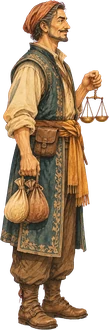
#> input picture games/autelia/assets/char/npc_spicer.webp, 109 x 330 px
$ python combat_sheet.py ../../games/autelia/assets/char/npc_spicer.webp ../../games/autelia/assets/char/baker.webp 1.0
#> lines starting #> are read from the running program, lines starting #| are printed output that depends on the picture
### tools/art/magenta.py
"""마젠타(#FF00FF) 배경 제거 + 초상화/전신/몬스터 규격 변환 (GPT 그림 -> 게임 에셋)"""
import numpy as np
from PIL import Image, ImageFilter

def key(img):
    a = np.asarray(img.convert("RGB")).astype(np.float32)
    r, g, b = a[..., 0], a[..., 1], a[..., 2]
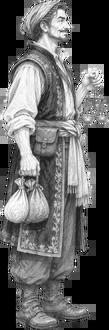
#> r: shape (330, 109) float32; min 0, max 255, mean 98.3
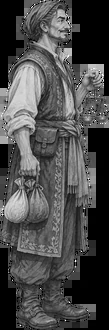
#> g: shape (330, 109) float32; min 0, max 255, mean 74.5
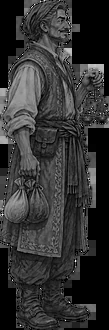
#> b: shape (330, 109) float32; min 0, max 255, mean 50.6
    m = np.minimum(r, b) - g                    # 마젠타 정도
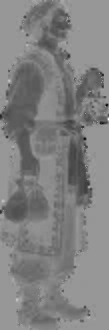
#> m: shape (330, 109) float32; min -162, max 110, mean -24.1; drawn with min black and max white
    alpha = 1 - np.clip((m - 50) / 90, 0, 1)    # 50 이하 완전 불투명 · 140 이상 투명
    # 가장자리 번짐 제거(despill): 남은 R/B 초과분을 G 기준으로 눌러줌
    spill = np.clip(np.minimum(r, b) - g, 0, None) * (alpha < 0.999) * 0.9
    r2 = r - spill * (r >= b); b2 = b - spill * (b > r)
    r2 = np.where(alpha < 0.999, np.minimum(r2, np.maximum(g * 1.15, g + 8)), r2)
    b2 = np.where(alpha < 0.999, np.minimum(b2, np.maximum(g * 1.15, g + 8)), b2)
    # 전체 보라 번짐(머리카락 끝 등) 약하게 제거
    m2 = np.clip(np.minimum(r2, b2) - g - 6, 0, None) * 0.85
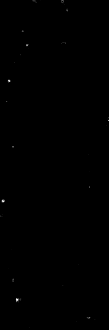
#> m2: shape (330, 109) float32; min 0, max 36.55, mean 0; drawn with min black and max white
    r2 = r2 - m2; b2 = b2 - m2
    out = np.dstack([r2, g, b2, alpha * 255]).clip(0, 255).astype(np.uint8)
    im = Image.fromarray(out, "RGBA")
    # 작은 구멍·잔점 정리: 알파 약간 수축 후 부드럽게
    al = im.getchannel("A").filter(ImageFilter.MinFilter(3)).filter(ImageFilter.GaussianBlur(0.7))
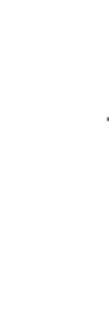
#> al: PIL image 109x330 L; min 90, max 255, mean 255
    im.putalpha(al)
    return im

# [25 lines left out: functions bbox_crop, portrait, sprite, not called in this run]

### tools/art/combat_sheet.py
"""전투 동작 시트(6칸) -> 게임용 가로 시트. 사용: python3 combat_sheet.py 원본.png 출력.webp"""
import sys, numpy as np
from PIL import Image
sys.path.insert(0, __file__.rsplit('/', 1)[0])
from magenta import key
src, out = sys.argv[1], sys.argv[2]
SCALE = float(sys.argv[3]) if len(sys.argv) > 3 else 0.82
im = key(Image.open(src)); W, H = im.size; cw0 = W / 6
#> after `W, H = im.size`: W = 109; H = 330
#> after `cw0 = W / 6`: cw0 = 18.17
frames = []
from scipy import ndimage as ndi
A = np.array(im.getchannel("A")) > 40
#> A: shape (330, 109) bool; every value is 1
lab, n = ndi.label(ndi.binary_dilation(A, iterations=4))
#> lab: shape (330, 109) int32; every value is 1
#> n = 1
areas = ndi.sum(A, lab, range(1, n + 1)); top = sorted(np.argsort(areas)[-6:] + 1, key=lambda L: np.where(lab == L)[1].mean())
#> after `areas = ndi.sum(A, lab, range(1, n + 1))`: areas = [35970]
#> after `top = sorted(np.argsort(areas)[-6:] + 1, key=lambda L: np.where(lab ==`: top = [1]
for L in top:
    m = (lab == L) & A; ys, xs = np.where(m); t, b, l, r = ys.min(), ys.max(), xs.min(), xs.max()
    low = m[max(b - 40, 0):b + 1]; fx = np.where(low.any(0))[0]; foot = (fx.min() + fx.max()) / 2 - l
    c = im.copy(); al = np.array(c.getchannel("A")); al[~ndi.binary_dilation(lab == L, iterations=4)] = 0; c.putalpha(Image.fromarray(al))
    c = c.crop((l, t, r + 1, b + 1)); k = SCALE
    c = c.resize((max(1, round(c.width * k)), max(1, round(c.height * k))), Image.LANCZOS); frames.append((c, foot * k))
#> this loop made 1 pass
#> (t, b, l, r, foot, k) on pass 1: (0, 329, 0, 108, 54, 1)
#> after the loop, frames = 1 item
cw = int(2 * max(max(f, c.width - f) for c, f in frames)) + 8; ch = max(c.height for c, _ in frames) + 4
#> after `cw = int(2 * max((max(f, c.width - f) for c, f in frames))) + 8`: cw = 118
#> after `ch = max((c.height for c, _ in frames)) + 4`: ch = 334
sheet = Image.new("RGBA", (cw * 6, ch), (0, 0, 0, 0))
#> sheet: PIL image 708x334 RGBA; every value is 0
for i, (c, f) in enumerate(frames): sheet.alpha_composite(c, (round(i * cw + cw / 2 - f), ch - c.height))
#> this loop made 1 pass
#> f on pass 1: 54
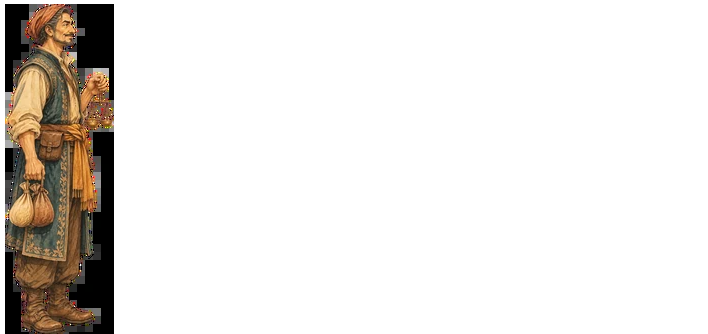
#> sheet: PIL image 708x334 RGBA; mean R, G, B, A 14.9, 11.3, 7.7, 38.8; transparent parts drawn white
sheet.save(out, quality=92); print(cw, ch, [c.size for c, _ in frames])
#| 118 334 [(109, 330)]
